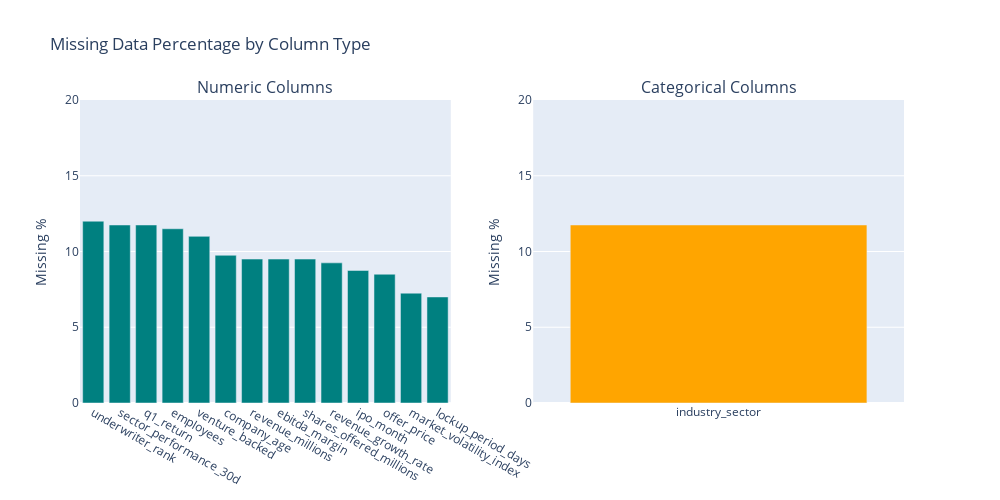

The notebook cell this image was saved under:
### Markdown cell above
## Missing data

### Code cell
# For info
print(f"to drop all rows with incomplete data remaing records would be: {len(df.dropna())} = {len(df.dropna()) / len(df):.0%}")


# Separate columns
numeric_cols = df.select_dtypes(include='number').columns
categorical_cols = df.select_dtypes(exclude='number').columns

# Calculate missing proportions
missing_numeric = df[numeric_cols].isnull().mean().sort_values(ascending=False)
missing_categorical = df[categorical_cols].isnull().mean().sort_values(ascending=False)

# Create subplot grid: 1 row, 2 columns
fig = make_subplots(rows=1, cols=2, subplot_titles=["Numeric Columns", "Categorical Columns"])

# Numeric bar chart
fig.add_trace(
    go.Bar(
        x=missing_numeric.index,
        y=(missing_numeric * 100).round(2),
        marker_color='teal',
        name='Numeric Missing %'
    ),
    row=1, col=1
)

# Categorical bar chart
fig.add_trace(
    go.Bar(
        x=missing_categorical.index,
        y=(missing_categorical * 100).round(2),
        marker_color='orange',
        name='Categorical Missing %'
    ),
    row=1, col=2
)

# Layout tweaks
fig.update_layout(
    height=500,
    width=1000,
    title_text="Missing Data Percentage by Column Type",
    showlegend=False
)
upper_range_num = math.ceil(missing_numeric.max()*10)*10
upper_range_cat = math.ceil(missing_categorical.max()*10)*10
fig.update_yaxes(title_text="Missing %", range=[0, upper_range_num], row=1, col=1)
fig.update_yaxes(title_text="Missing %", range=[0, upper_range_cat], row=1, col=2)

fig.show()

### Figure 1 — Plotly figure (JSON) as saved in the notebook; plotly's stock layout.template omitted (floating-point values rounded to 4 significant figures)
{"data": [{"marker": {"color": "teal"}, "name": "Numeric Missing %", "type": "bar", "x": ["underwriter_rank", "sector_performance_30d", "q1_return", "employees", "venture_backed", "company_age", "revenue_millions", "ebitda_margin", "shares_offered_millions", "revenue_growth_rate", "ipo_month", "offer_price", "market_volatility_index", "lockup_period_days"], "xaxis": "x", "y": [12, 11.75, 11.75, 11.5, 11, 9.75, 9.5, 9.5, 9.5, 9.25, 8.75, 8.5, 7.25, 7], "yaxis": "y"}, {"marker": {"color": "orange"}, "name": "Categorical Missing %", "type": "bar", "x": ["industry_sector"], "xaxis": "x2", "y": [11.75], "yaxis": "y2"}], "layout": {"annotations": [{"font": {"size": 16}, "showarrow": false, "text": "Numeric Columns", "x": 0.225, "xanchor": "center", "xref": "paper", "y": 1, "yanchor": "bottom", "yref": "paper"}, {"font": {"size": 16}, "showarrow": false, "text": "Categorical Columns", "x": 0.775, "xanchor": "center", "xref": "paper", "y": 1, "yanchor": "bottom", "yref": "paper"}], "height": 500, "showlegend": false, "title": {"text": "Missing Data Percentage by Column Type"}, "width": 1000, "xaxis": {"anchor": "y", "autorange": true, "domain": [0, 0.45], "range": [-0.5, 13.5], "type": "category"}, "xaxis2": {"anchor": "y2", "autorange": true, "domain": [0.55, 1], "range": [-0.5, 0.5], "type": "category"}, "yaxis": {"anchor": "x", "domain": [0, 1], "range": [0, 20], "title": {"text": "Missing %"}, "type": "linear"}, "yaxis2": {"anchor": "x2", "domain": [0, 1], "range": [0, 20], "title": {"text": "Missing %"}, "type": "linear"}}}
